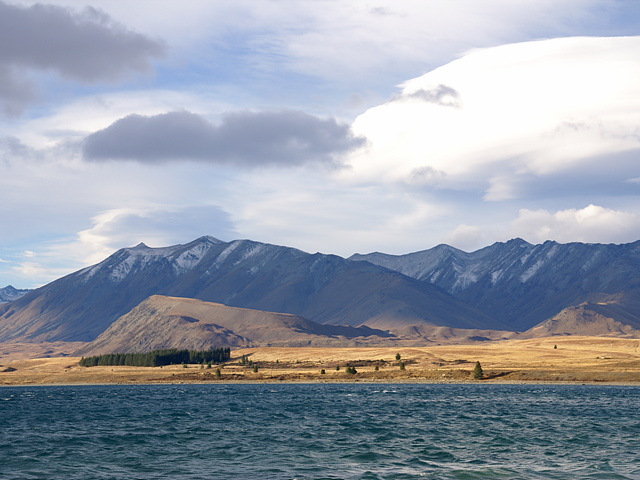
#> input picture reference-opencv/opencv-basics-transform/data/tekapo.bmp, 640 x 480 px
$ python rotation.py
#> lines starting #> are read from the running program, lines starting #| are printed output that depends on the picture
import cv2
import sys
import numpy as np
from sklearn.preprocessing import scale

src = cv2.imread('./data/tekapo.bmp')
#> src is the input picture: shape (480, 640, 3); mean B, G, R 169.8, 157.4, 149.7

if src is None:
    print('Image load failed')
    sys.exit()

center =  np.array(src.shape[:2])/2
#> center = [240, 320]
angle = -20
sc = 0.5 # scale

rotMatrix = cv2.getRotationMatrix2D(center, angle, sc)
rotated = cv2.warpAffine(src, rotMatrix, (0,0),
                        borderMode= cv2.BORDER_CONSTANT, borderValue=0)
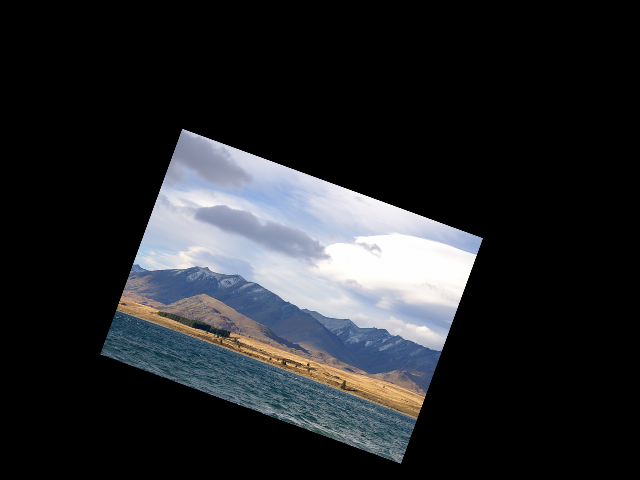
#> rotated: shape (480, 640, 3); mean B, G, R 42.5, 39.3, 37.4
# borderMode= cv2.BORDER_CONSTANT, borderValue=0; default settings

cv2.imshow('rotated', rotated)
cv2.waitKey()
cv2.destroyAllWindows()

$ run again, with reference-opencv/opencv-basics-transform/data/cat.bmp copied over reference-opencv/opencv-basics-transform/data/tekapo.bmp
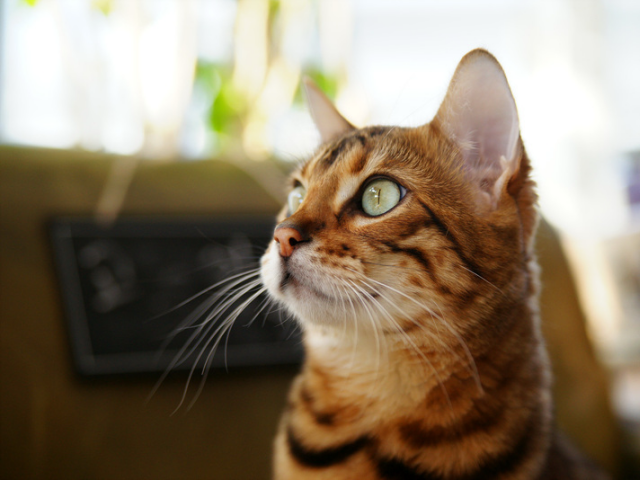
#> input picture reference-opencv/opencv-basics-transform/data/cat.bmp, 640 x 480 px
#> src is the input picture: shape (480, 640, 3); mean B, G, R 104.5, 125.6, 140.8
#> `rotated = cv2.warpAffine(src, rotMatrix, (0,0), borderMode= cv2.BORDER..`:
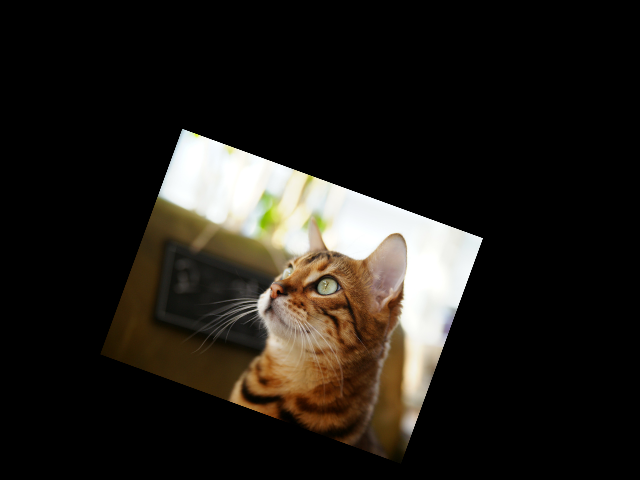
#> rotated: shape (480, 640, 3); mean B, G, R 26.1, 31.4, 35.2

$ run again, with reference-opencv/opencv-basics-transform/data/rose.bmp copied over reference-opencv/opencv-basics-transform/data/tekapo.bmp
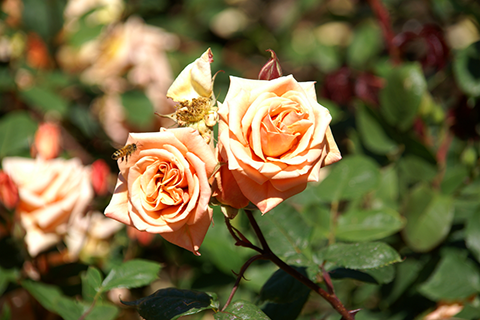
#> input picture reference-opencv/opencv-basics-transform/data/rose.bmp, 480 x 320 px
#> src is the input picture: shape (320, 480, 3); mean B, G, R 63.1, 103.6, 116.2
#> `rotated = cv2.warpAffine(src, rotMatrix, (0,0), borderMode= cv2.BORDER..`:
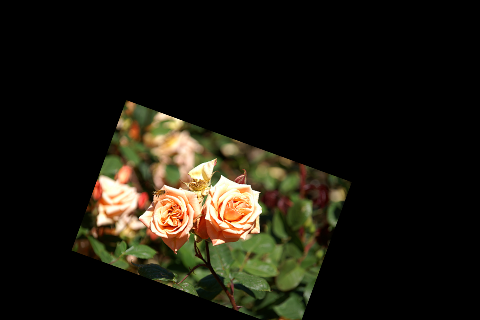
#> rotated: shape (320, 480, 3); mean B, G, R 15.7, 25.7, 28.8
